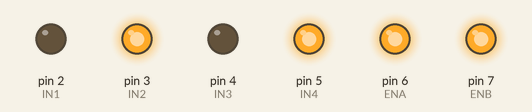
The sketch below on a simulated Arduino Uno, built with avr-gcc and run on an emulated ATmega328P. On the bench: output pins drawn as LEDs (lit = HIGH).

Above: at 0.05 s.
At 1.95 s:
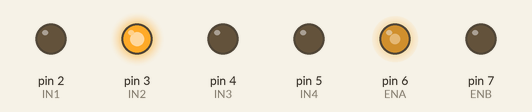
Timing chart, 0 to 3.0 s (numbered marks = the images above):
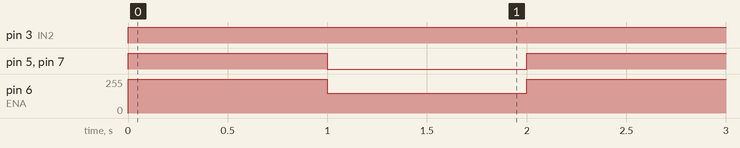

The sketch:

forward_left.ino
```cpp
#define ENA 6
#define IN1 2
#define IN2 3
#define ENB 7
#define IN3 4
#define IN4 5

void setup() {
  pinMode(ENA, OUTPUT);
  pinMode(IN1, OUTPUT);
  pinMode(IN2, OUTPUT);
  pinMode(ENB, OUTPUT);
  pinMode(IN3, OUTPUT);
  pinMode(IN4, OUTPUT);
}

void loop() {
  // Move forward
  digitalWrite(IN1, LOW);
  digitalWrite(IN2, HIGH);
  analogWrite(ENA, 255);
  digitalWrite(IN3, LOW);
  digitalWrite(IN4, HIGH);
  analogWrite(ENB, 255);
  delay(1000);

  // Turn right
  digitalWrite(IN1, LOW);
  digitalWrite(IN2, HIGH);
  analogWrite(ENA, 150);
  digitalWrite(IN3, LOW);
  digitalWrite(IN4, LOW);
  analogWrite(ENB, 0);
  delay(1000);
}
```

Measured:
- by itself, pin 3 (IN2): LOW → HIGH at 0.00 s
- by itself, pin 5 (IN4), pin 7 (ENB): alternates HIGH for 1.0 s and LOW for 1.0 s
- by itself, pin 6 (ENA): alternates 255/255 for 1.0 s and 150/255 for 1.0 s
